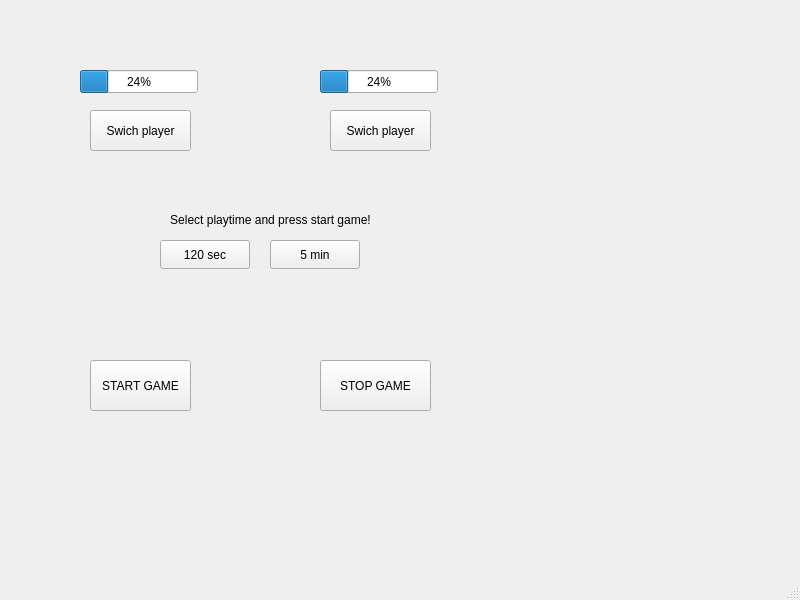
<?xml version="1.0" encoding="UTF-8"?>
<ui version="4.0">
 <class>MainWindow</class>
 <widget class="QMainWindow" name="MainWindow">
  <property name="geometry">
   <rect>
    <x>0</x>
    <y>0</y>
    <width>800</width>
    <height>600</height>
   </rect>
  </property>
  <property name="windowTitle">
   <string>MainWindow</string>
  </property>
  <widget class="QWidget" name="centralwidget">
   <widget class="QLabel" name="label">
    <property name="geometry">
     <rect>
      <x>140</x>
      <y>210</y>
      <width>261</width>
      <height>20</height>
     </rect>
    </property>
    <property name="text">
     <string>Select playtime and press start game!</string>
    </property>
    <property name="alignment">
     <set>Qt::AlignmentFlag::AlignCenter</set>
    </property>
   </widget>
   <widget class="QPushButton" name="Time120">
    <property name="geometry">
     <rect>
      <x>160</x>
      <y>240</y>
      <width>90</width>
      <height>29</height>
     </rect>
    </property>
    <property name="text">
     <string>120 sec</string>
    </property>
   </widget>
   <widget class="QPushButton" name="Time5">
    <property name="geometry">
     <rect>
      <x>270</x>
      <y>240</y>
      <width>90</width>
      <height>29</height>
     </rect>
    </property>
    <property name="text">
     <string>5 min</string>
    </property>
   </widget>
   <widget class="QPushButton" name="StartGame">
    <property name="geometry">
     <rect>
      <x>90</x>
      <y>360</y>
      <width>101</width>
      <height>51</height>
     </rect>
    </property>
    <property name="text">
     <string>START GAME</string>
    </property>
   </widget>
   <widget class="QPushButton" name="StopGame">
    <property name="geometry">
     <rect>
      <x>320</x>
      <y>360</y>
      <width>111</width>
      <height>51</height>
     </rect>
    </property>
    <property name="text">
     <string>STOP GAME</string>
    </property>
   </widget>
   <widget class="QPushButton" name="Swich1">
    <property name="geometry">
     <rect>
      <x>90</x>
      <y>110</y>
      <width>101</width>
      <height>41</height>
     </rect>
    </property>
    <property name="text">
     <string>Swich player</string>
    </property>
   </widget>
   <widget class="QPushButton" name="Swich2">
    <property name="geometry">
     <rect>
      <x>330</x>
      <y>110</y>
      <width>101</width>
      <height>41</height>
     </rect>
    </property>
    <property name="text">
     <string>Swich player</string>
    </property>
   </widget>
   <widget class="QProgressBar" name="progressBar">
    <property name="geometry">
     <rect>
      <x>80</x>
      <y>70</y>
      <width>118</width>
      <height>23</height>
     </rect>
    </property>
    <property name="value">
     <number>24</number>
    </property>
   </widget>
   <widget class="QProgressBar" name="progressBar_2">
    <property name="geometry">
     <rect>
      <x>320</x>
      <y>70</y>
      <width>118</width>
      <height>23</height>
     </rect>
    </property>
    <property name="value">
     <number>24</number>
    </property>
   </widget>
  </widget>
  <widget class="QMenuBar" name="menubar">
   <property name="geometry">
    <rect>
     <x>0</x>
     <y>0</y>
     <width>800</width>
     <height>25</height>
    </rect>
   </property>
  </widget>
  <widget class="QStatusBar" name="statusbar"/>
 </widget>
 <resources/>
 <connections/>
</ui>
